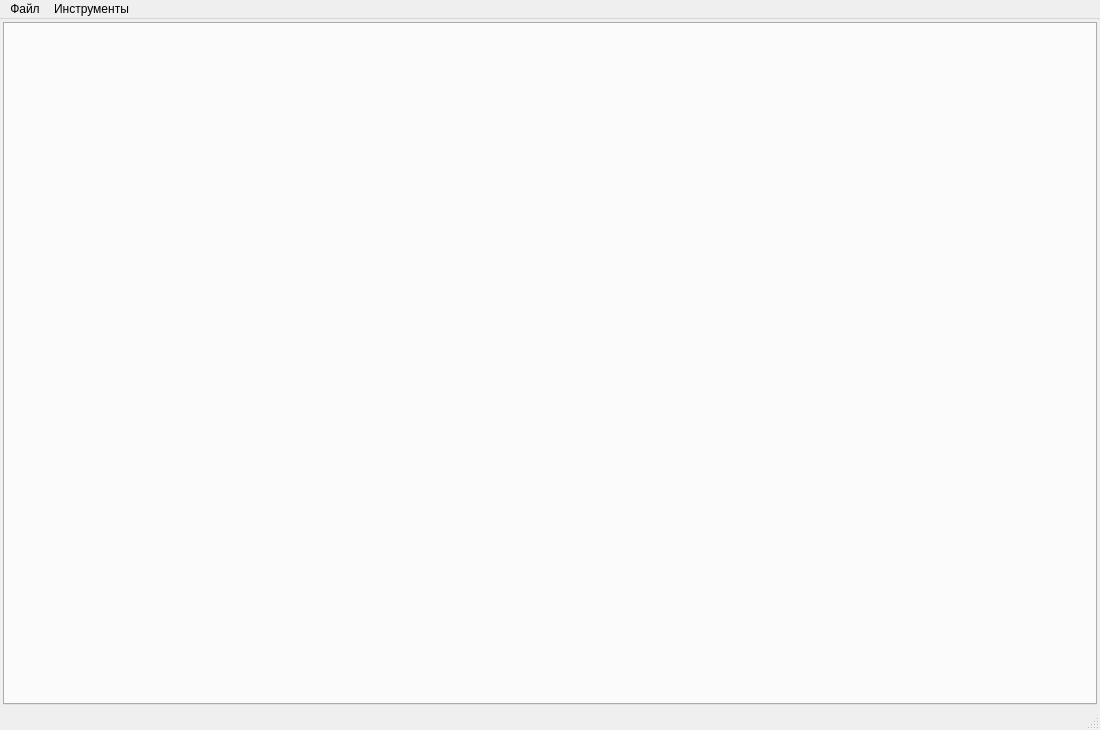
<?xml version="1.0" encoding="UTF-8"?>
<ui version="4.0">
 <class>MainWindow</class>
 <widget class="QMainWindow" name="MainWindow">
  <property name="geometry">
   <rect>
    <x>0</x>
    <y>0</y>
    <width>1100</width>
    <height>730</height>
   </rect>
  </property>
  <property name="windowTitle">
   <string>Typography</string>
  </property>
  <property name="windowIcon">
   <iconset resource="images/resources.qrc">
    <normaloff>:/images/Icon.png</normaloff>:/images/Icon.png</iconset>
  </property>
  <widget class="QWidget" name="centralwidget">
   <layout class="QHBoxLayout" name="horizontalLayout">
    <property name="spacing">
     <number>3</number>
    </property>
    <property name="leftMargin">
     <number>3</number>
    </property>
    <property name="topMargin">
     <number>3</number>
    </property>
    <property name="rightMargin">
     <number>3</number>
    </property>
    <property name="bottomMargin">
     <number>3</number>
    </property>
    <item>
     <widget class="QTabWidget" name="tabWidget">
      <property name="sizePolicy">
       <sizepolicy hsizetype="Expanding" vsizetype="Expanding">
        <horstretch>0</horstretch>
        <verstretch>0</verstretch>
       </sizepolicy>
      </property>
      <property name="tabPosition">
       <enum>QTabWidget::North</enum>
      </property>
      <property name="tabShape">
       <enum>QTabWidget::Rounded</enum>
      </property>
      <property name="currentIndex">
       <number>-1</number>
      </property>
      <property name="tabsClosable">
       <bool>false</bool>
      </property>
      <property name="movable">
       <bool>true</bool>
      </property>
     </widget>
    </item>
   </layout>
  </widget>
  <widget class="QStatusBar" name="statusbar"/>
  <widget class="QMenuBar" name="menubar">
   <property name="geometry">
    <rect>
     <x>0</x>
     <y>0</y>
     <width>1100</width>
     <height>20</height>
    </rect>
   </property>
   <widget class="QMenu" name="menuTypography">
    <property name="title">
     <string>Файл</string>
    </property>
    <widget class="QMenu" name="menu_4">
     <property name="title">
      <string>Новый</string>
     </property>
     <addaction name="newHeidelberg"/>
     <addaction name="newXerox"/>
    </widget>
    <addaction name="menu_4"/>
    <addaction name="Quit"/>
   </widget>
   <widget class="QMenu" name="menu">
    <property name="title">
     <string>Инструменты</string>
    </property>
    <widget class="QMenu" name="menu_2">
     <property name="title">
      <string>Пользователи</string>
     </property>
     <addaction name="newUser"/>
     <addaction name="changePassword"/>
    </widget>
    <addaction name="newTab"/>
    <addaction name="clientsTable"/>
    <addaction name="connection"/>
    <addaction name="FormReport"/>
    <addaction name="separator"/>
    <addaction name="menu_2"/>
   </widget>
   <addaction name="menuTypography"/>
   <addaction name="menu"/>
  </widget>
  <action name="Quit">
   <property name="text">
    <string>Выход</string>
   </property>
   <property name="shortcut">
    <string>Ctrl+Q</string>
   </property>
  </action>
  <action name="clientsTable">
   <property name="text">
    <string>База клиентов</string>
   </property>
  </action>
  <action name="connection">
   <property name="text">
    <string>Настройки соединения</string>
   </property>
  </action>
  <action name="newHeidelberg">
   <property name="text">
    <string>Гейдельберг</string>
   </property>
   <property name="shortcut">
    <string>Ctrl+1</string>
   </property>
  </action>
  <action name="newXerox">
   <property name="text">
    <string>Xerox</string>
   </property>
   <property name="shortcut">
    <string>Ctrl+2</string>
   </property>
  </action>
  <action name="newTab">
   <property name="text">
    <string>Новая вкладка</string>
   </property>
  </action>
  <action name="FormReport">
   <property name="text">
    <string>Сформировать отчет</string>
   </property>
  </action>
  <action name="newUser">
   <property name="text">
    <string>Создать</string>
   </property>
  </action>
  <action name="changePassword">
   <property name="text">
    <string>Изменить пароль</string>
   </property>
  </action>
 </widget>
 <resources>
  <include location="images/resources.qrc"/>
 </resources>
 <connections/>
</ui>
